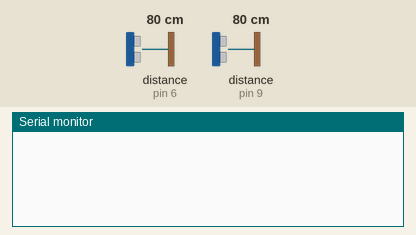
This sketch was run on a simulated Arduino Uno, built with avr-gcc and run on an emulated ATmega328P. Shown: the last lines printed to the serial monitor. Wiring (inferred from the names in the program): 2 × ultrasonic range finder: trigger pin 7, echo pin 6 / trigger pin 8, echo pin 9. The inputs (shaded band) are chosen by the test bench; at power-on: distance to the obstacle (sensors on pin 6, pin 9) 80 cm. The echo pulse lasts 58.3 µs per cm.

Above: at 1.2 s.
1.3 s: distance to the obstacle (sensor on pin 6) set to 12 cm
At 2.7 s:
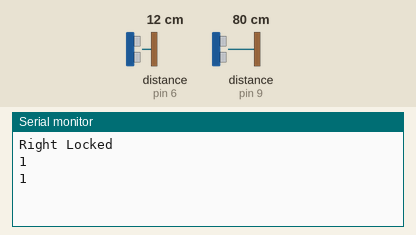
2.8 s: distance to the obstacle (sensor on pin 6) set to 35 cm
At 3.8 s:
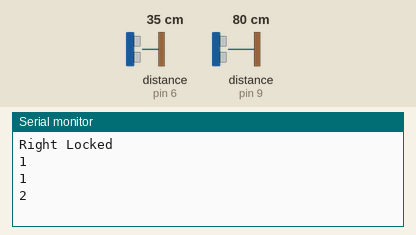

Measured:
- after the input at 1.3 s, the serial monitor: prints a new line at once (image 1)
- after the input at 2.8 s, the serial monitor: prints a new line after 0.54 s (image 2)

The sketch:

ultrasonics.ino
```cpp
// Arduino code

const int trigger1 = 8;
const int echo1 = 9;
const int trigger2 = 7;
const int echo2 = 6;

long time_taken;
int dist,distL,distR;


void setup() {
Serial.begin(9600);

pinMode(trigger1, OUTPUT);
pinMode(echo1, INPUT);
pinMode(trigger2, OUTPUT);
pinMode(echo2, INPUT);
}


void calculate_distance(int trigger, int echo)
{
digitalWrite(trigger, LOW);
delayMicroseconds(2);
digitalWrite(trigger, HIGH);
delayMicroseconds(10);
digitalWrite(trigger, LOW);

time_taken = pulseIn(echo, HIGH);
dist= time_taken*0.034/2;
if (dist>50)
dist = 50;
}

void loop() {
calculate_distance(trigger1,echo1);
distL =dist;

calculate_distance(trigger2,echo2);
distR =dist;


if ((distL >30 && distR>30) && (distL <50 && distR<50))
{Serial.println("Play/Pause");delay(1000);}

calculate_distance(trigger1,echo1);
distL =dist;

calculate_distance(trigger2,echo2);
distR =dist;


if (distL>=10 && distL<=15)
{
  calculate_distance(trigger1,echo1);
  distL =dist;
  if (distL>=10 && distL<=15)
  {
    Serial.println("Left Locked");
    while(distL<=40)
    {
      calculate_distance(trigger1,echo1);
      distL =dist;
      if (distL<15)
      {Serial.println ("3");delay(1000);}
      if (distL>25)
      {Serial.println ("4");delay(1000);}
    }
  }
}


if (distR>=10 && distR<=15)
{
  calculate_distance(trigger2,echo2);
  distR =dist;
  if (distR>=10 && distR<=15)
  {
    Serial.println("Right Locked");
    while(distR<=40)
    {
      calculate_distance(trigger2,echo2);
      distR =dist;
      if (distR<15)
      {Serial.println ("1");delay(1000);}
      if (distR>25)
      {Serial.println ("2");delay(1000);}
  }
}
}

delay(200);
}
```
